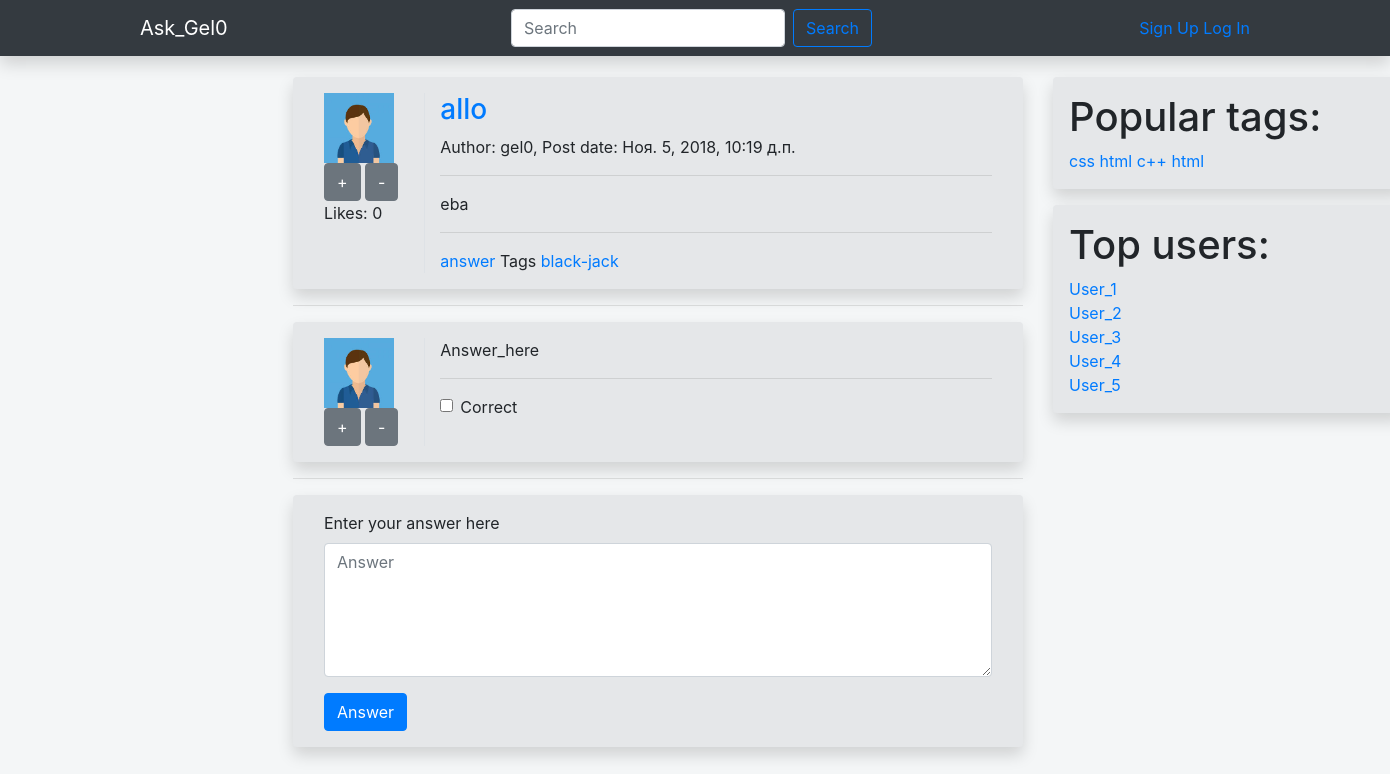
The page /question/8/ on the database as committed earlier.
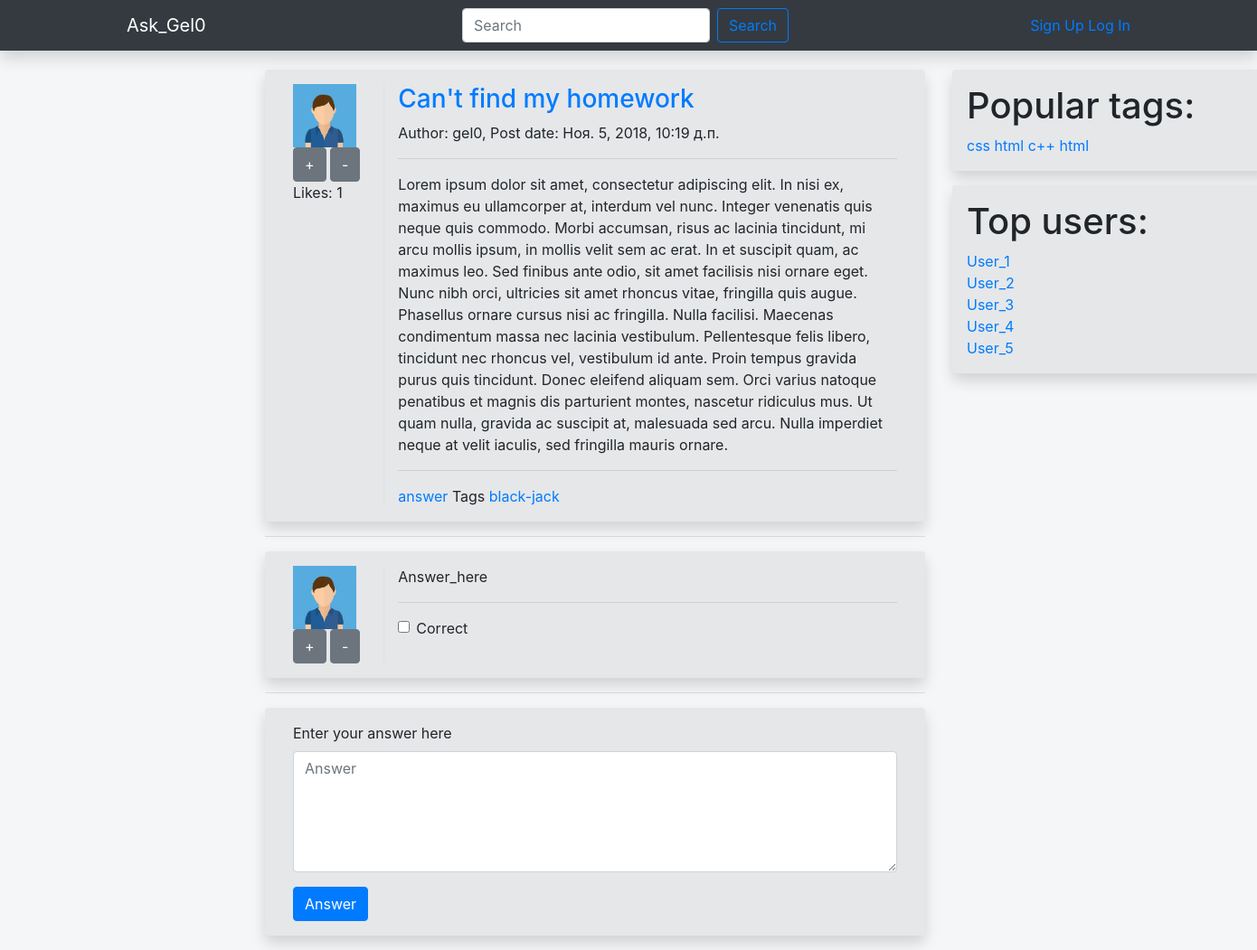
The same page on the database as committed later.
### Ask_Gel0/models.py (models this page shows, shortened)
class Post(models.Model):
    author = models.ForeignKey('auth.User', on_delete=models.CASCADE)
    title = models.CharField(max_length=200)
    text = models.TextField()
    tags = models.ManyToManyField('Tag', related_name='posts')
    likes = models.IntegerField(default=0)
    created_date = models.DateTimeField(default=timezone.now)
    answers = models.ManyToManyField('Answer', related_name='post_answers')
    objects = PostManager()

### Ask_Gel0/views.py (the view)
# urls.py: url(r'^question/(?P<pk>\d+)/$', views.post_detail, name='post_detail'),
def post_detail(request, pk):
    post = get_object_or_404(Post, pk=pk)
    return render(request, 'Ask_Gel0/question.html', {'post': post})

### Ask_Gel0/templates/Ask_Gel0/question.html
{% extends 'Ask_Gel0/base.html' %}
{% load static %}
{% block content %}
	<div class="row content shadow p-3 mb-3 rounded">
		<div class="col-2 border-right">
		    <img src="{%static 'images/avatar.jpeg'%}" width="70" height="70" alt="avatar" class="avatar">
		    <button type="button" class="btn btn-secondary">+</button>
		    <button type="button" class="btn btn-secondary">-</button>
		    <p>Likes: {{ post.likes }}</p>
		</div>
		<div class="col-10">
		    <a href="{% url 'post_detail' pk=post.pk %}"><h3> {{ post.title }}</h3></a>
		   	<p>Author: {{ post.author }}, Post date: {{ post.created_date }}</p>
		   	<hr>
		    {{ post.text }}
		    <hr>
		    <a href="">answer</a> Tags <a href="">black-jack</a> <a href=""></a>
	    </div>
	</div>
	<hr>
	<div class="row content shadow p-3 mb-3 rounded">
		<div class="col-2 border-right">
		    <img src="{%static 'images/avatar.jpeg'%}" width="70" height="70" alt="avatar" class="avatar">
		    <button type="button" class="btn btn-secondary">+</button>
		    <button type="button" class="btn btn-secondary">-</button>
		</div>
			<div class="col-10">
			    <p>Answer_here</p>
			    <hr>
				<div class="form-group form-check">
				    <input type="checkbox" class="form-check-input" id="exampleCheck1">
				    <label class="form-check-label" for="exampleCheck1">Correct</label>
			  </div>
		    </div>
	</div>
	<hr>
	<div class="row content shadow p-3 mb-3 rounded">
		<div class="col">
			<div class="form-group">
            <label>Enter your answer here</label><br>
            <textarea  id='Text' class='form-control'rows="5" maxlength="300" placeholder="Answer"></textarea>
        </div>
        <button type="submit" class="btn btn-primary">Answer</button>
		</div>
	</div>
{% endblock %}

Rows that differ between the two databases and show on the page:
changed Post "gel0": likes "0" → "1"; title "allo" → "Can't find my homework"; text "eba" → "Lorem ipsum dolor sit amet, consectetur adipiscing elit. In nisi ex, maximus eu ullamcorper at, interdum vel nunc. Integer venenatis quis neque quis commodo. Morbi accumsan, risus ac lacinia tincidunt, mi arcu mollis ipsum, in mollis velit sem ac erat. In et suscipit quam, ac maximus leo. Sed finibus ante odio, sit amet facilisis nisi ornare eget. Nunc nibh orci, ultricies sit amet rhoncus vitae, fringilla quis augue. Phasellus ornare cursus nisi ac fringilla. Nulla facilisi. Maecenas condimentum massa nec lacinia vestibulum. Pellentesque felis libero, tincidunt nec rhoncus vel, vestibulum id ante. Proin tempus gravida purus quis tincidunt. Donec eleifend aliquam sem. Orci varius natoque…"
